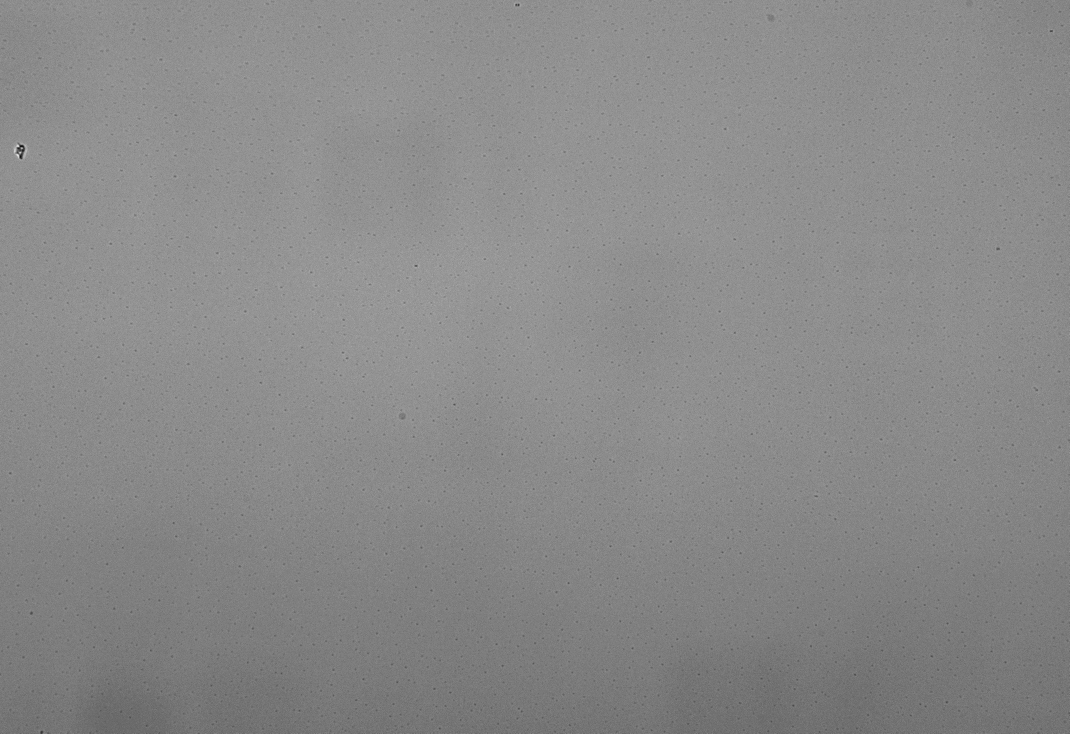
#> input picture services/test.tiff, 3208 x 2200 px (shown at 1/3 size)
$ python blob_detector.py -i test.tiff --minArea 1.0 --minCircularity 1.0 --minConvexity 1.0 --minInertiaRatio 1.0
#> lines starting #> are read from the running program, lines starting #| are printed output that depends on the picture; after the words box and inside, x2 and y2 are one past the last pixel; in counts of white or black regions, pixels touching at a corner belong together
import cv2
import math
import numpy as np
import argparse

class CircleDetector:
    def __init__(self, minArea, minCircularity, minInertiaRatio, minConvexity):
        # Store parameters for display purposes
        self._min_area = minArea
        self._min_circularity = minCircularity
        self._min_inertia = minInertiaRatio
        self._min_convexity = minConvexity

        # Initialize SimpleBlobDetector with given parameters
        params = cv2.SimpleBlobDetector_Params()
        # Filter by area (size)
        params.filterByArea = True
        params.minArea = minArea
        params.maxArea = 50000  # Reasonable upper bound for large circles (was 1e9 which might cause issues)
        # Filter by circularity (roundness)
        params.filterByCircularity = True
        params.minCircularity = minCircularity
        # Filter by convexity (shape must be largely convex)
        params.filterByConvexity = True
        params.minConvexity = minConvexity
        # Filter by inertia (not too elongated)
        params.filterByInertia = True
        params.minInertiaRatio = minInertiaRatio
        # Filter by color (look for bright (white) blobs on dark background)
        params.filterByColor = True
        params.blobColor = 255
        # Set threshold range for internal blob detection
        params.minThreshold = 10
        params.maxThreshold = 255
        params.thresholdStep = 10
        # Create the detector with the parameters
        self.detector = cv2.SimpleBlobDetector_create(params)

    def detect_and_draw(self, image_path, output_path=None, show=False, block_size=21, constant_c=2, force_invert=False, no_auto_invert=False, threshold_method="adaptive", detection_method="blob", hough_param1=100, hough_param2=50, max_circles=100):
        # Load the image
#> called with image_path = 'test.tiff', show = True, block_size = 21, constant_c = 2, force_invert = False, no_auto_invert = False, threshold_method = 'adaptive', detection_method = 'blob'
        image = cv2.imread(image_path)
#> image is the input picture: shape (2200, 3208, 3); min 3, max 15, mean 9.49
        if image is None:
            raise FileNotFoundError(f"Input image '{image_path}' not found.")

        # Helper function to display image with processing info
        def show_processing_step(img, step_name, parameters="", wait_for_key=True):
#> called with step_name = '1. Original Image', parameters = '', wait_for_key = True
            if not show:
                return

            # Create display image (convert grayscale to BGR if needed for text overlay)
            if len(img.shape) == 2:
                display_img = cv2.cvtColor(img, cv2.COLOR_GRAY2BGR)
            else:
                display_img = img.copy()

            # Add title text
            cv2.putText(display_img, f"Step: {step_name}", (10, 30),
                       cv2.FONT_HERSHEY_SIMPLEX, 0.8, (0, 255, 255), 2)
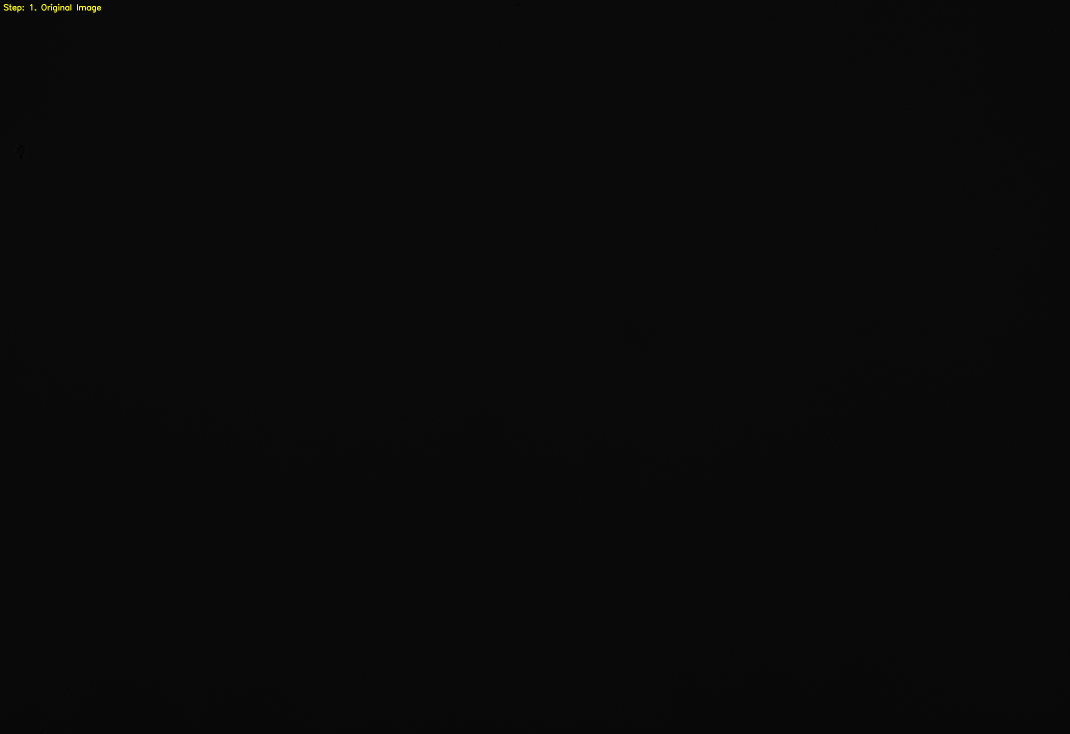
#> display_img: shape (2200, 3208, 3) (shown at 1/3 size); mean B, G, R 9.5, 9.6, 9.6

            # Add parameters text if provided
            if parameters:
                # Split long parameter strings into multiple lines
                param_lines = parameters.split(', ')
                y_offset = 60
                for i, line in enumerate(param_lines):
                    if i > 0 and i % 2 == 0:  # New line every 2 parameters
                        y_offset += 25
                        line = param_lines[i-2] + ', ' + param_lines[i-1]
                        cv2.putText(display_img, line, (10, y_offset - 25),
                                   cv2.FONT_HERSHEY_SIMPLEX, 0.5, (255, 255, 0), 1)
                        line = line if i == len(param_lines) - 1 else param_lines[i]

                    if i % 2 == 0 or i == len(param_lines) - 1:
                        cv2.putText(display_img, line, (10, y_offset),
                                   cv2.FONT_HERSHEY_SIMPLEX, 0.5, (255, 255, 0), 1)
                        if i % 2 == 0 and i < len(param_lines) - 1:
                            continue
                        y_offset += 25

            # Add instruction text
            cv2.putText(display_img, "Press any key to continue...", (10, display_img.shape[0] - 20),
                       cv2.FONT_HERSHEY_SIMPLEX, 0.6, (0, 255, 0), 2)

            cv2.imshow("Circle Detection Processing", display_img)
            if wait_for_key:
                cv2.waitKey(0)

        # Step 1: Show original image
        show_processing_step(image, "1. Original Image")

        # Step 2: Convert to grayscale for detection
        gray = cv2.cvtColor(image, cv2.COLOR_BGR2GRAY)
        show_processing_step(gray, "2. Grayscale Conversion")

        # Step 3: Apply Gaussian blur to reduce noise
        blur_ksize = (5, 5)
        blur_sigma = 0
        blurred = cv2.GaussianBlur(gray, blur_ksize, blur_sigma)
        show_processing_step(blurred, "3. Gaussian Blur",
                           f"Kernel size: {blur_ksize}, Sigma: {blur_sigma}")

        # Step 4: Advanced Thresholding
        if threshold_method == "adaptive":
            # Original adaptive threshold
            thresh = cv2.adaptiveThreshold(
                blurred, 255,
                cv2.ADAPTIVE_THRESH_GAUSSIAN_C,
                cv2.THRESH_BINARY,
                block_size,
                constant_c
            )
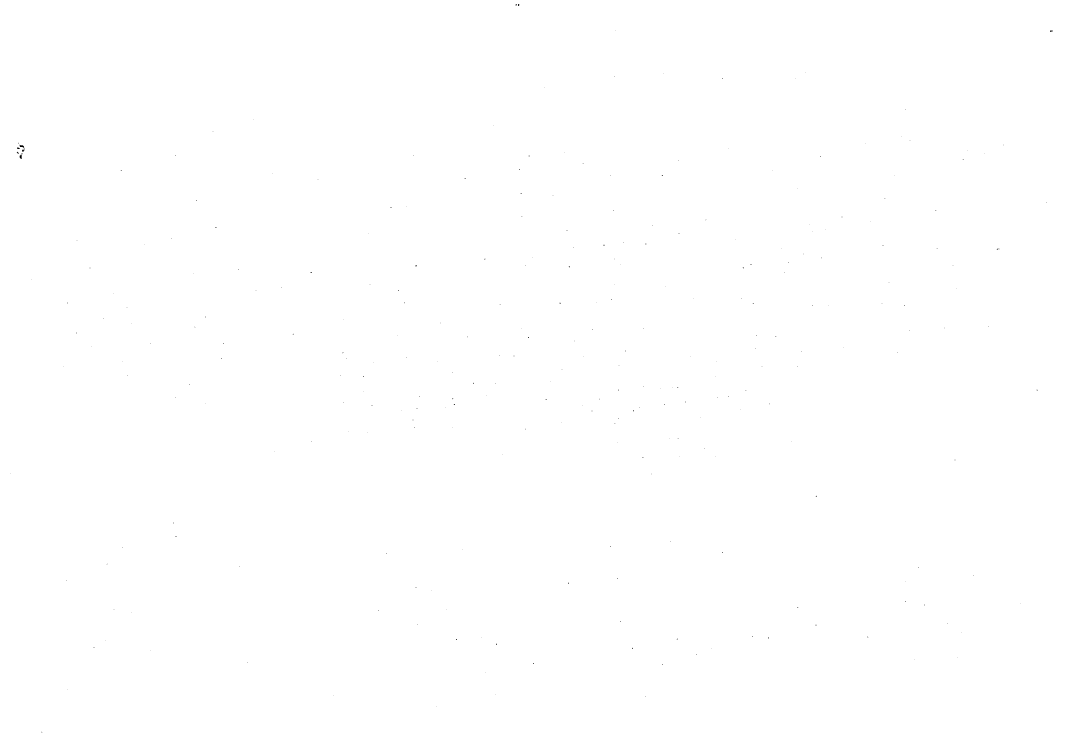
#> thresh: shape (2200, 3208) (shown at 1/3 size); 100% white; black in thin lines or dots
            method_info = f"Adaptive Gaussian - Block: {block_size}, C: {constant_c}"

        elif threshold_method == "adaptive_mean":
            # Adaptive threshold with mean instead of Gaussian
            thresh = cv2.adaptiveThreshold(
                blurred, 255,
                cv2.ADAPTIVE_THRESH_MEAN_C,
                cv2.THRESH_BINARY,
                block_size,
                constant_c
            )
            method_info = f"Adaptive Mean - Block: {block_size}, C: {constant_c}"

        elif threshold_method == "otsu":
            # Otsu's automatic threshold selection
            _, thresh = cv2.threshold(blurred, 0, 255, cv2.THRESH_BINARY + cv2.THRESH_OTSU)
            method_info = "Otsu's automatic threshold"

        elif threshold_method == "triangle":
            # Triangle algorithm for automatic threshold
            _, thresh = cv2.threshold(blurred, 0, 255, cv2.THRESH_BINARY + cv2.THRESH_TRIANGLE)
            method_info = "Triangle algorithm threshold"

        elif threshold_method == "multi_otsu":
            # Multi-level Otsu thresholding (use middle threshold)
            try:
                from skimage.filters import threshold_multiotsu
                thresholds = threshold_multiotsu(blurred, classes=3)
                thresh = (blurred > thresholds[0]).astype(np.uint8) * 255
                method_info = f"Multi-Otsu threshold: {thresholds[0]:.1f}"
            except ImportError:
                # Fallback to regular Otsu if scikit-image not available
                _, thresh = cv2.threshold(blurred, 0, 255, cv2.THRESH_BINARY + cv2.THRESH_OTSU)
                method_info = "Otsu's threshold (multi-Otsu unavailable)"

        elif threshold_method == "local_otsu":
            # Local Otsu thresholding for varying illumination
            try:
                from skimage.filters import rank
                from skimage.morphology import disk
                import numpy as np
                # Create a disk-shaped footprint for local thresholding
                footprint = disk(block_size // 2)
                local_thresh = rank.otsu(blurred, footprint)
                thresh = (blurred >= local_thresh).astype(np.uint8) * 255
                method_info = f"Local Otsu - Radius: {block_size // 2}"
            except ImportError:
                # Fallback to adaptive if scikit-image not available
                thresh = cv2.adaptiveThreshold(
                    blurred, 255, cv2.ADAPTIVE_THRESH_GAUSSIAN_C, cv2.THRESH_BINARY, block_size, constant_c
                )
                method_info = f"Adaptive Gaussian (Local Otsu unavailable) - Block: {block_size}, C: {constant_c}"

        elif threshold_method == "percentile":
            # Percentile-based thresholding
            import numpy as np
            threshold_val = np.percentile(blurred, 85)  # Use 85th percentile as threshold
            _, thresh = cv2.threshold(blurred, threshold_val, 255, cv2.THRESH_BINARY)
            method_info = f"Percentile threshold: {threshold_val:.1f} (85th percentile)"

        elif threshold_method == "combination":
            # Combination of Otsu and adaptive for best of both worlds
            _, otsu_thresh = cv2.threshold(blurred, 0, 255, cv2.THRESH_BINARY + cv2.THRESH_OTSU)
            adaptive_thresh = cv2.adaptiveThreshold(
                blurred, 255, cv2.ADAPTIVE_THRESH_GAUSSIAN_C, cv2.THRESH_BINARY, block_size, constant_c
            )
            # Combine using bitwise AND to get intersection of both methods
            thresh = cv2.bitwise_and(otsu_thresh, adaptive_thresh)
            method_info = f"Combined Otsu + Adaptive - Block: {block_size}, C: {constant_c}"

        else:
            # Default to adaptive
            thresh = cv2.adaptiveThreshold(
                blurred, 255, cv2.ADAPTIVE_THRESH_GAUSSIAN_C, cv2.THRESH_BINARY, block_size, constant_c
            )
            method_info = f"Default Adaptive - Block: {block_size}, C: {constant_c}"

        show_processing_step(thresh, "4. Threshold", method_info)
#> in show_processing_step (call 4), `display_img = cv2.cvtColor(img, cv2.COLOR_GRAY2BGR)`: display_img: shape (2200, 3208, 3); 100% white; black in thin lines or dots

        # Step 4b: Handle threshold inversion
        if force_invert:
            thresh_inverted = cv2.bitwise_not(thresh)
            show_processing_step(thresh_inverted, "4b. Forced Inversion",
                               "Threshold inverted (--force-invert)")
            thresh = thresh_inverted
        elif not no_auto_invert:
            # Auto-invert based on white pixel ratio
            white_pixels = cv2.countNonZero(thresh)
#> white_pixels = 7056534
            total_pixels = thresh.shape[0] * thresh.shape[1]
#> total_pixels = 7057600
            white_ratio = white_pixels / total_pixels
#> white_ratio = 1

            # If more than 70% of pixels are white, likely need to invert
            if white_ratio > 0.7:
                thresh_inverted = cv2.bitwise_not(thresh)
#> thresh_inverted: shape (2200, 3208); 0.02% white in thin lines or dots
                show_processing_step(thresh_inverted, "4b. Auto-Inverted Threshold",
                                   f"Auto-inverted (white ratio: {white_ratio:.2f} > 0.7)")
#> in show_processing_step (call 5), `display_img = cv2.cvtColor(img, cv2.COLOR_GRAY2BGR)`: display_img: shape (2200, 3208, 3); 0.02% white in thin lines or dots
                thresh = thresh_inverted
            else:
                show_processing_step(thresh, "4b. Threshold Check",
                                   f"No inversion needed (white ratio: {white_ratio:.2f} <= 0.7)")
        else:
            show_processing_step(thresh, "4b. No Inversion",
                               "Auto-inversion disabled (--no-auto-invert)")

        # Step 5: Morphological opening to remove noise
        kernel_shape = cv2.MORPH_ELLIPSE
#> kernel_shape = 2
        kernel_size = (3, 3)
        morph_iterations = 1
        kernel = cv2.getStructuringElement(kernel_shape, kernel_size)
#> kernel = [[0, 1, 0], [1, 1, 1], [0, 1, 0]]
        thresh_clean = cv2.morphologyEx(thresh, cv2.MORPH_OPEN, kernel, iterations=morph_iterations)
#> thresh_clean: shape (2200, 3208); 0% white; 27 white regions (23 under 20 px), largest, box (x1, y1, x2, y2) and area: (59, 435, 72, 443) 61, (59, 464, 66, 476) 55, (66, 448, 72, 455) 29, (51, 442, 59, 447) 25
        show_processing_step(thresh_clean, "5. Morphological Opening",
                           f"Kernel: {kernel_size} ellipse, Iterations: {morph_iterations}")

        # Update variable name for consistency
        thresh = thresh_clean

        # Step 6: Circle Detection - Choose method based on user preference
        if detection_method == "hough":
            # Use Hough Circle Transform for overlapping circles
            circles = self._detect_hough_circles(blurred, thresh, show_processing_step, hough_param1, hough_param2, max_circles)
            keypoints = self._circles_to_keypoints(circles)

        elif detection_method == "combined":
            # Use both blob detection and Hough circles, then combine results
            blob_keypoints = self.detector.detect(thresh)
            circles = self._detect_hough_circles(blurred, thresh, show_processing_step, hough_param1, hough_param2, max_circles)
            hough_keypoints = self._circles_to_keypoints(circles)

            # Combine and remove duplicates
            keypoints = self._combine_detections(blob_keypoints, hough_keypoints, blurred, show_processing_step)

        else:
            # Default blob detection
            keypoints = self.detector.detect(thresh)
#> keypoints = ()

            # Show blob detection parameters
            detector_params = (f"Min Area: {self._min_area}, "
                              f"Min Circularity: {self._min_circularity}, "
                              f"Min Convexity: {self._min_convexity}, "
                              f"Min Inertia: {self._min_inertia}")

            # Create image with initial detections marked
            detection_img = cv2.cvtColor(thresh, cv2.COLOR_GRAY2BGR)
            for kp in keypoints:
                x, y = int(kp.pt[0]), int(kp.pt[1])
                r = int(math.ceil(kp.size / 2.0))
                cv2.circle(detection_img, (x, y), r, (0, 255, 255), 2)  # Yellow circles
#> this loop made 0 passes

            show_processing_step(detection_img, "6. Blob Detection",
                               f"Found {len(keypoints)} blobs, {detector_params}")

        # Step 7: Filter out keypoints that touch image borders (incomplete circles)
        h, w = gray.shape
        valid_keypoints = []
        filtered_keypoints = []
        for kp in keypoints:
            x, y, r = kp.pt[0], kp.pt[1], kp.size / 2.0
            if (x - r) < 0 or (y - r) < 0 or (x + r) > w - 1 or (y + r) > h - 1:
                filtered_keypoints.append(kp)  # Keep track of filtered ones
                continue  # skip incomplete blobs
            valid_keypoints.append(kp)

        # Show border filtering results
        border_filter_img = cv2.cvtColor(thresh, cv2.COLOR_GRAY2BGR)
        for kp in valid_keypoints:
            x, y = int(kp.pt[0]), int(kp.pt[1])
            r = int(math.ceil(kp.size / 2.0))
            cv2.circle(border_filter_img, (x, y), r, (0, 255, 0), 2)  # Green for valid
        for kp in filtered_keypoints:
            x, y = int(kp.pt[0]), int(kp.pt[1])
            r = int(math.ceil(kp.size / 2.0))
            cv2.circle(border_filter_img, (x, y), r, (0, 0, 255), 2)  # Red for filtered

        show_processing_step(border_filter_img, "7. Border Filtering",
                           f"Valid: {len(valid_keypoints)}, Filtered: {len(filtered_keypoints)}")

        keypoints = valid_keypoints

        # Step 8: Draw final results - rectangles around detected circles
        draw_img = image.copy()
        for kp in keypoints:
            x, y = int(kp.pt[0]), int(kp.pt[1])
            r = int(math.ceil(kp.size / 2.0))
            cv2.rectangle(draw_img, (x - r, y - r), (x + r, y + r), (0, 255, 0), 2)

        # Overlay circle count
        count = len(keypoints)
        cv2.putText(draw_img, f"Circles: {count}", (10, 30),
                    cv2.FONT_HERSHEY_SIMPLEX, 1.0, (0, 0, 255), 2)

        show_processing_step(draw_img, "8. Final Results",
                           f"Total circles detected: {count}", wait_for_key=False)

        # Save output image
        if output_path:
            out_path = output_path
        else:
            dot_index = image_path.rfind('.')
            out_path = image_path[:dot_index] + "_detected" + image_path[dot_index:]
        cv2.imwrite(out_path, draw_img)

        # Final display for non-show mode or cleanup
        if show:
            cv2.waitKey(0)  # Wait for final key press
            cv2.destroyAllWindows()

        return count

    # [102 lines left out: functions _detect_hough_circles, _circles_to_keypoints, _combine_detections, not called in this run]

if __name__ == "__main__":
    parser = argparse.ArgumentParser(description="Detect circles in an image using cv2.SimpleBlobDetector")
    parser.add_argument("--input", "-i", required=True, help="Path to the input image")
    parser.add_argument("--output", "-o", help="Path to save the output image with detected circles")
    parser.add_argument("--minArea", type=float, required=True, help="Minimum area of circles to detect (in pixels)")
    parser.add_argument("--minCircularity", type=float, required=True, help="Minimum circularity [0,1] to filter blobs")
    parser.add_argument("--minConvexity", type=float, required=True, help="Minimum convexity [0,1] to filter blobs")
    parser.add_argument("--minInertiaRatio", type=float, required=True, help="Minimum inertia ratio [0,1] to filter blobs")
    parser.add_argument("--show", action="store_true", help="Show step-by-step processing visualization")
    parser.add_argument("--no-show", action="store_true", help="Disable visualization (process silently)")
    parser.add_argument("--block-size", type=int, default=21, help="Block size for adaptive threshold (must be odd, default: 21)")
    parser.add_argument("--constant-c", type=int, default=2, help="Constant C for adaptive threshold (default: 2)")
    parser.add_argument("--threshold-method", default="adaptive",
                       choices=["adaptive", "adaptive_mean", "otsu", "triangle", "multi_otsu", "local_otsu", "percentile", "combination"],
                       help="Thresholding method (default: adaptive)")
    parser.add_argument("--detection-method", default="blob",
                       choices=["blob", "hough", "combined"],
                       help="Circle detection method: blob (default), hough (better for overlapping), combined (both)")
    parser.add_argument("--hough-param1", type=int, default=100, help="Hough param1 - edge detection threshold (default: 100)")
    parser.add_argument("--hough-param2", type=int, default=50, help="Hough param2 - accumulator threshold, lower=more circles (default: 50)")
    parser.add_argument("--max-circles", type=int, default=100, help="Maximum number of circles to detect (default: 100)")
    parser.add_argument("--max-radius-factor", type=int, default=3, help="Max radius = image_size / this_factor (default: 3)")
    parser.add_argument("--force-invert", action="store_true", help="Force inversion of threshold (black circles on white background)")
    parser.add_argument("--no-auto-invert", action="store_true", help="Disable automatic threshold inversion")
    args = parser.parse_args()

    # Determine show mode: default to True unless --no-show is specified
    show_visualization = not args.no_show if args.no_show else args.show if args.show else True

    # Create detector with specified parameters
    detector = CircleDetector(args.minArea, args.minCircularity, args.minInertiaRatio, args.minConvexity)
    # Run detection and drawing
    count = detector.detect_and_draw(
        args.input,
        args.output,
        show=show_visualization,
        block_size=args.block_size,
        constant_c=args.constant_c,
        force_invert=args.force_invert,
        no_auto_invert=args.no_auto_invert,
        threshold_method=args.threshold_method,
        detection_method=args.detection_method,
        hough_param1=args.hough_param1,
        hough_param2=args.hough_param2,
        max_circles=args.max_circles
    )
    print(f"Detected {count} circles.")
